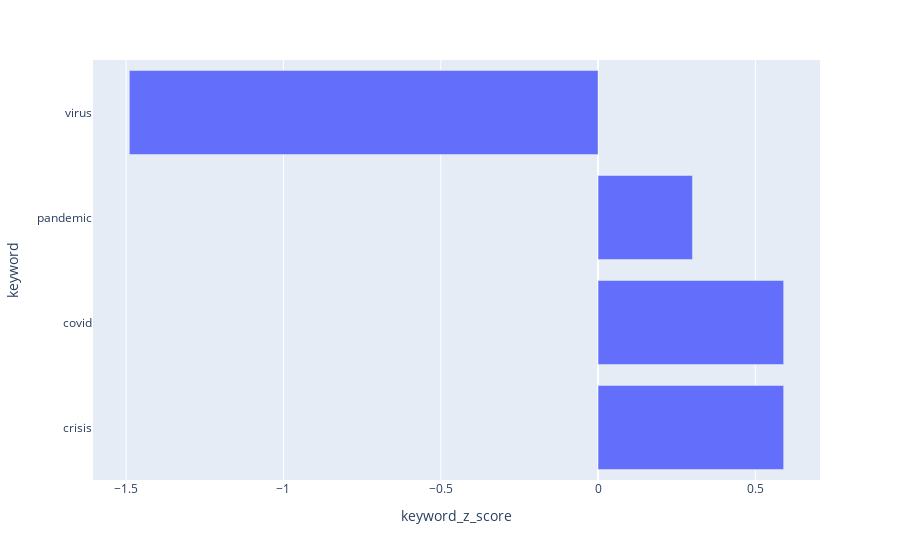
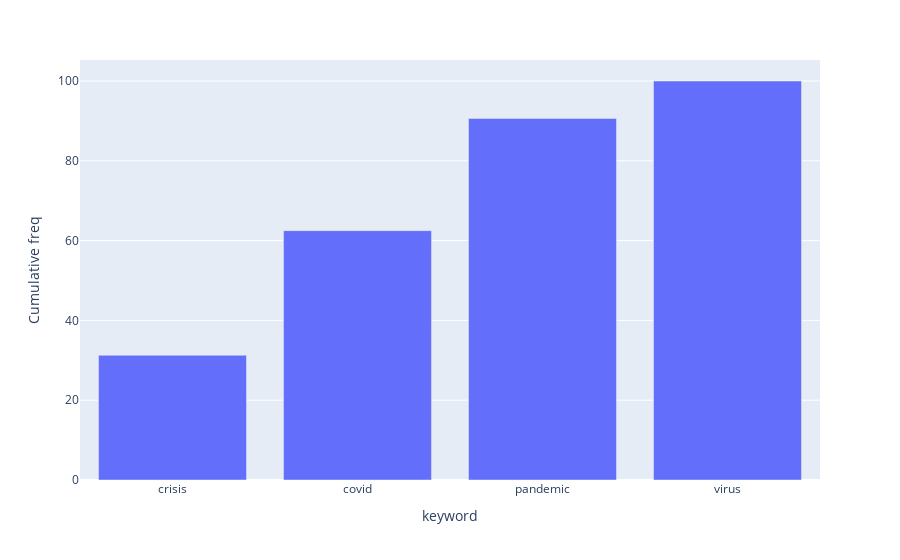
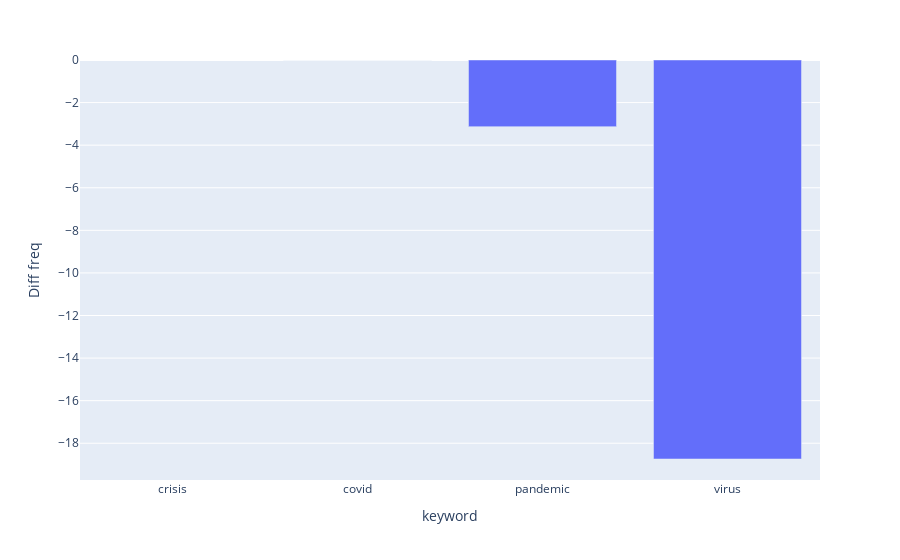
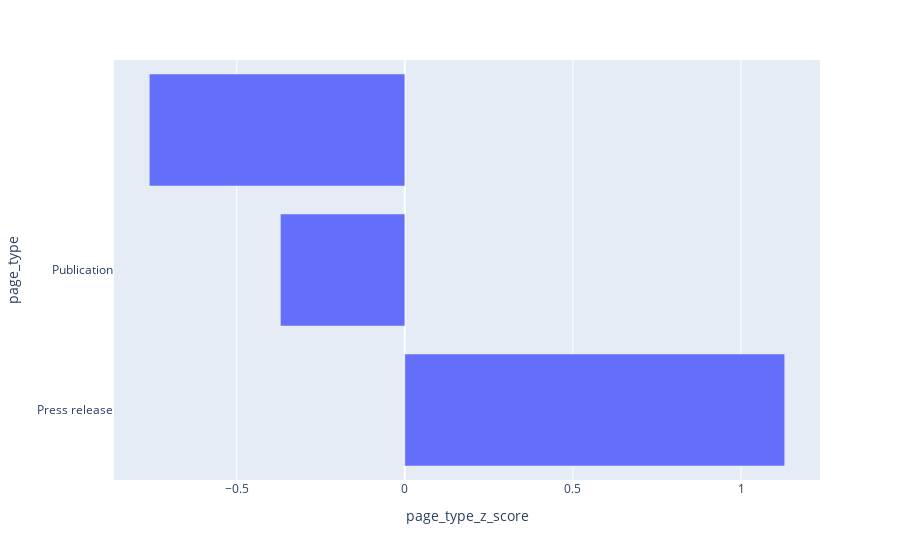

Write notebook code for charts like these, in order.
### Markdown cell above
## Analysis and visualization:
- Z score.
- cumulative frequencies
- difference in neighboring frequencies

### Code cell
for key in eda_result.keys():
    data = eda_result[key].copy()
    column_name = data.columns[1]
    zscore_column = data.columns[0]+'_z_score'
    cumulative_freq = 'Cumulative freq'
    diff_freq = 'Diff freq'
    data[zscore_column] = round((data[column_name]-data[column_name].mean())/data[column_name].std(),2)
    data[cumulative_freq] = data[column_name].cumsum()
    data[diff_freq] = data[column_name].diff()
    display(Markdown(f"Std deviation for [{key}] is [{round(data[column_name].std(),2)}]"))
    display(data)
    px.bar(data,x=data.columns[2],y=data.columns[0]).show()
    px.bar(data,x=data.columns[0],y=data.columns[3]).show()
    px.bar(data,x=data.columns[0],y=data.columns[4]).show()

### Figure 1 — Plotly figure (JSON) as saved in the notebook; plotly's stock layout.template omitted (floating-point values rounded to 4 significant figures)
{"data": [{"alignmentgroup": "True", "hovertemplate": "keyword_z_score=%{x}<br>keyword=%{y}<extra></extra>", "legendgroup": "", "marker": {"color": "#636efa"}, "name": "", "offsetgroup": "", "orientation": "h", "showlegend": false, "textposition": "auto", "type": "bar", "x": [0.59, 0.59, 0.3, -1.49], "xaxis": "x", "y": ["crisis", "covid", "pandemic", "virus"], "yaxis": "y"}], "layout": {"barmode": "relative", "legend": {"tracegroupgap": 0}, "margin": {"t": 60}, "xaxis": {"anchor": "y", "domain": [0.0, 1.0], "title": {"text": "keyword_z_score"}}, "yaxis": {"anchor": "x", "domain": [0.0, 1.0], "title": {"text": "keyword"}}}}

### Figure 2 — Plotly figure (JSON) as saved in the notebook; plotly's stock layout.template omitted (floating-point values rounded to 4 significant figures)
{"data": [{"alignmentgroup": "True", "hovertemplate": "keyword=%{x}<br>Cumulative freq=%{y}<extra></extra>", "legendgroup": "", "marker": {"color": "#636efa"}, "name": "", "offsetgroup": "", "orientation": "v", "showlegend": false, "textposition": "auto", "type": "bar", "x": ["crisis", "covid", "pandemic", "virus"], "xaxis": "x", "y": [31.25, 62.5, 90.62, 100.0], "yaxis": "y"}], "layout": {"barmode": "relative", "legend": {"tracegroupgap": 0}, "margin": {"t": 60}, "xaxis": {"anchor": "y", "domain": [0.0, 1.0], "title": {"text": "keyword"}}, "yaxis": {"anchor": "x", "domain": [0.0, 1.0], "title": {"text": "Cumulative freq"}}}}

### Figure 3 — Plotly figure (JSON) as saved in the notebook; plotly's stock layout.template omitted (floating-point values rounded to 4 significant figures)
{"data": [{"alignmentgroup": "True", "hovertemplate": "keyword=%{x}<br>Diff freq=%{y}<extra></extra>", "legendgroup": "", "marker": {"color": "#636efa"}, "name": "", "offsetgroup": "", "orientation": "v", "showlegend": false, "textposition": "auto", "type": "bar", "x": ["crisis", "covid", "pandemic", "virus"], "xaxis": "x", "y": [null, 0.0, -3.13, -18.74], "yaxis": "y"}], "layout": {"barmode": "relative", "legend": {"tracegroupgap": 0}, "margin": {"t": 60}, "xaxis": {"anchor": "y", "domain": [0.0, 1.0], "title": {"text": "keyword"}}, "yaxis": {"anchor": "x", "domain": [0.0, 1.0], "title": {"text": "Diff freq"}}}}

### Figure 4 — Plotly figure (JSON) as saved in the notebook; plotly's stock layout.template omitted (floating-point values rounded to 4 significant figures)
{"data": [{"alignmentgroup": "True", "hovertemplate": "page_type_z_score=%{x}<br>page_type=%{y}<extra></extra>", "legendgroup": "", "marker": {"color": "#636efa"}, "name": "", "offsetgroup": "", "orientation": "h", "showlegend": false, "textposition": "auto", "type": "bar", "x": [1.13, -0.37, -0.76], "xaxis": "x", "y": ["Press release", "Publication", ""], "yaxis": "y"}], "layout": {"barmode": "relative", "legend": {"tracegroupgap": 0}, "margin": {"t": 60}, "xaxis": {"anchor": "y", "domain": [0.0, 1.0], "title": {"text": "page_type_z_score"}}, "yaxis": {"anchor": "x", "domain": [0.0, 1.0], "title": {"text": "page_type"}}}}
